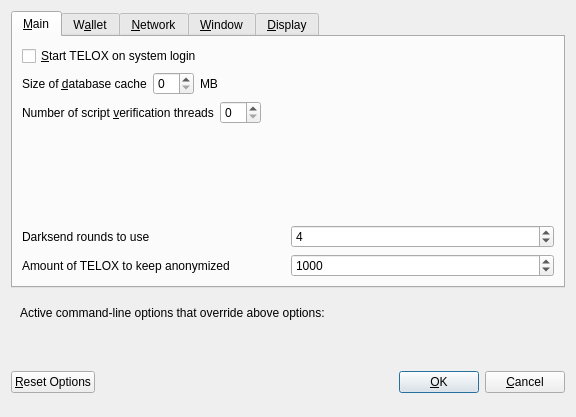
<?xml version="1.0" encoding="UTF-8"?>
<ui version="4.0">
 <class>OptionsDialog</class>
 <widget class="QDialog" name="OptionsDialog">
  <property name="geometry">
   <rect>
    <x>0</x>
    <y>0</y>
    <width>576</width>
    <height>417</height>
   </rect>
  </property>
  <property name="windowTitle">
   <string>Options</string>
  </property>
  <property name="modal">
   <bool>true</bool>
  </property>
  <layout class="QVBoxLayout" name="verticalLayout">
   <item>
    <widget class="QTabWidget" name="tabWidget">
     <property name="currentIndex">
      <number>0</number>
     </property>
     <widget class="QWidget" name="tabMain">
      <attribute name="title">
       <string>&amp;Main</string>
      </attribute>
      <layout class="QVBoxLayout" name="verticalLayout_Main">
       <item>
        <widget class="QCheckBox" name="bitcoinAtStartup">
         <property name="toolTip">
          <string>Automatically start TELOX after logging in to the system.</string>
         </property>
         <property name="text">
          <string>&amp;Start TELOX on system login</string>
         </property>
        </widget>
       </item>
       <item>
        <layout class="QHBoxLayout" name="horizontalLayout_2_Main">
         <item>
          <widget class="QLabel" name="databaseCacheLabel">
           <property name="text">
            <string>Size of &amp;database cache</string>
           </property>
           <property name="textFormat">
            <enum>Qt::PlainText</enum>
           </property>
           <property name="buddy">
            <cstring>databaseCache</cstring>
           </property>
          </widget>
         </item>
         <item>
          <widget class="QSpinBox" name="databaseCache"/>
         </item>
         <item>
          <widget class="QLabel" name="databaseCacheUnitLabel">
           <property name="text">
            <string>MB</string>
           </property>
           <property name="textFormat">
            <enum>Qt::PlainText</enum>
           </property>
          </widget>
         </item>
         <item>
          <spacer name="horizontalSpacer_2_Main">
           <property name="orientation">
            <enum>Qt::Horizontal</enum>
           </property>
           <property name="sizeHint" stdset="0">
            <size>
             <width>40</width>
             <height>20</height>
            </size>
           </property>
          </spacer>
         </item>
        </layout>
       </item>
       <item>
        <layout class="QHBoxLayout" name="horizontalLayout_3_Main">
         <item>
          <widget class="QLabel" name="threadsScriptVerifLabel">
           <property name="text">
            <string>Number of script &amp;verification threads</string>
           </property>
           <property name="textFormat">
            <enum>Qt::PlainText</enum>
           </property>
           <property name="buddy">
            <cstring>threadsScriptVerif</cstring>
           </property>
          </widget>
         </item>
         <item>
          <widget class="QSpinBox" name="threadsScriptVerif">
           <property name="toolTip">
            <string>(0 = auto, &lt;0 = leave that many cores free)</string>
           </property>
          </widget>
         </item>
         <item>
          <spacer name="horizontalSpacer_3_Main">
           <property name="orientation">
            <enum>Qt::Horizontal</enum>
           </property>
           <property name="sizeHint" stdset="0">
            <size>
             <width>40</width>
             <height>20</height>
            </size>
           </property>
          </spacer>
         </item>
        </layout>
       </item>
       <item>
        <spacer name="verticalSpacer_Main">
         <property name="orientation">
          <enum>Qt::Vertical</enum>
         </property>
         <property name="sizeHint" stdset="0">
          <size>
           <width>20</width>
           <height>40</height>
          </size>
         </property>
        </spacer>
       </item>
       <item>
        <layout class="QHBoxLayout" name="horizontalLayout_4_Main">
         <item>
          <widget class="QLabel" name="label">
           <property name="toolTip">
            <string>This setting determines the amount of individual masternodes that an input will be anonymized through.&lt;br/&gt;More rounds of anonymization gives a higher degree of privacy, but also costs more in fees.</string>
           </property>
           <property name="text">
            <string>Darksend rounds to use</string>
           </property>
          </widget>
         </item>
         <item>
          <widget class="QSpinBox" name="DarksendRounds">
           <property name="minimum">
            <number>2</number>
           </property>
           <property name="maximum">
            <number>8</number>
           </property>
           <property name="value">
            <number>4</number>
           </property>
          </widget>
         </item>
        </layout>
       </item>
       <item>
        <layout class="QHBoxLayout" name="horizontalLayout">
         <item>
          <widget class="QLabel" name="label_2">
           <property name="toolTip">
            <string>This amount acts as a threshold to turn off Darksend once it's reached.</string>
           </property>
           <property name="statusTip">
            <string notr="true"/>
           </property>
           <property name="whatsThis">
            <string notr="true"/>
           </property>
           <property name="accessibleName">
            <string notr="true"/>
           </property>
           <property name="accessibleDescription">
            <string notr="true"/>
           </property>
           <property name="text">
            <string>Amount of TELOX to keep anonymized</string>
           </property>
          </widget>
         </item>
         <item>
          <widget class="QSpinBox" name="anonymizeTELOX">
           <property name="minimum">
            <number>100</number>
           </property>
           <property name="maximum">
            <number>100000</number>
           </property>
           <property name="singleStep">
            <number>100</number>
           </property>
           <property name="value">
            <number>1000</number>
           </property>
          </widget>
         </item>
        </layout>
       </item>
      </layout>
     </widget>
     <widget class="QWidget" name="tabWallet">
      <attribute name="title">
       <string>W&amp;allet</string>
      </attribute>
      <layout class="QVBoxLayout" name="verticalLayout_Wallet">
       <item>
        <widget class="QGroupBox" name="groupBox">
         <property name="title">
          <string>Expert</string>
         </property>
         <layout class="QVBoxLayout" name="verticalLayout_2">
          <item>
           <widget class="QCheckBox" name="coinControlFeatures">
            <property name="toolTip">
             <string>Whether to show coin control features or not.</string>
            </property>
            <property name="text">
             <string>Enable coin &amp;control features</string>
            </property>
           </widget>
          </item>
          <item>
           <widget class="QCheckBox" name="showMasternodesTab">
            <property name="toolTip">
             <string>Show additional tab listing all your masternodes in first sub-tab&lt;br/&gt;and all masternodes on the network in second sub-tab.</string>
            </property>
            <property name="text">
             <string>Show Masternodes Tab</string>
            </property>
           </widget>
          </item>
          <item>
           <widget class="QCheckBox" name="spendZeroConfChange">
            <property name="toolTip">
             <string>If you disable the spending of unconfirmed change, the change from a transaction&lt;br/&gt;cannot be used until that transaction has at least one confirmation.&lt;br/&gt;This also affects how your balance is computed.</string>
            </property>
            <property name="text">
             <string>&amp;Spend unconfirmed change</string>
            </property>
           </widget>
          </item>
         </layout>
        </widget>
       </item>
       <item>
        <spacer name="verticalSpacer_Wallet">
         <property name="orientation">
          <enum>Qt::Vertical</enum>
         </property>
         <property name="sizeHint" stdset="0">
          <size>
           <width>20</width>
           <height>40</height>
          </size>
         </property>
        </spacer>
       </item>
      </layout>
     </widget>
     <widget class="QWidget" name="tabNetwork">
      <attribute name="title">
       <string>&amp;Network</string>
      </attribute>
      <layout class="QVBoxLayout" name="verticalLayout_Network">
       <item>
        <widget class="QCheckBox" name="mapPortUpnp">
         <property name="toolTip">
          <string>Automatically open the TELOX client port on the router. This only works when your router supports UPnP and it is enabled.</string>
         </property>
         <property name="text">
          <string>Map port using &amp;UPnP</string>
         </property>
        </widget>
       </item>
       <item>
        <widget class="QCheckBox" name="allowIncoming">
         <property name="toolTip">
          <string>Accept connections from outside</string>
         </property>
         <property name="text">
          <string>Allow incoming connections</string>
         </property>
        </widget>
       </item>
       <item>
        <widget class="QCheckBox" name="connectSocks">
         <property name="toolTip">
          <string>Connect to the TELOX network through a SOCKS5 proxy.</string>
         </property>
         <property name="text">
          <string>&amp;Connect through SOCKS5 proxy (default proxy):</string>
         </property>
        </widget>
       </item>
       <item>
        <layout class="QHBoxLayout" name="horizontalLayout_1_Network">
         <item>
          <widget class="QLabel" name="proxyIpLabel">
           <property name="text">
            <string>Proxy &amp;IP:</string>
           </property>
           <property name="textFormat">
            <enum>Qt::PlainText</enum>
           </property>
           <property name="buddy">
            <cstring>proxyIp</cstring>
           </property>
          </widget>
         </item>
         <item>
          <widget class="QValidatedLineEdit" name="proxyIp">
           <property name="minimumSize">
            <size>
             <width>140</width>
             <height>0</height>
            </size>
           </property>
           <property name="maximumSize">
            <size>
             <width>140</width>
             <height>16777215</height>
            </size>
           </property>
           <property name="toolTip">
            <string>IP address of the proxy (e.g. IPv4: 127.0.0.1 / IPv6: ::1)</string>
           </property>
          </widget>
         </item>
         <item>
          <widget class="QLabel" name="proxyPortLabel">
           <property name="text">
            <string>&amp;Port:</string>
           </property>
           <property name="textFormat">
            <enum>Qt::PlainText</enum>
           </property>
           <property name="buddy">
            <cstring>proxyPort</cstring>
           </property>
          </widget>
         </item>
         <item>
          <widget class="QLineEdit" name="proxyPort">
           <property name="minimumSize">
            <size>
             <width>55</width>
             <height>0</height>
            </size>
           </property>
           <property name="maximumSize">
            <size>
             <width>55</width>
             <height>16777215</height>
            </size>
           </property>
           <property name="toolTip">
            <string>Port of the proxy (e.g. 9050)</string>
           </property>
          </widget>
         </item>
         <item>
          <spacer name="horizontalSpacer_1_Network">
           <property name="orientation">
            <enum>Qt::Horizontal</enum>
           </property>
           <property name="sizeHint" stdset="0">
            <size>
             <width>40</width>
             <height>20</height>
            </size>
           </property>
          </spacer>
         </item>
        </layout>
       </item>
       <item>
        <spacer name="verticalSpacer_Network">
         <property name="orientation">
          <enum>Qt::Vertical</enum>
         </property>
         <property name="sizeHint" stdset="0">
          <size>
           <width>20</width>
           <height>40</height>
          </size>
         </property>
        </spacer>
       </item>
      </layout>
     </widget>
     <widget class="QWidget" name="tabWindow">
      <attribute name="title">
       <string>&amp;Window</string>
      </attribute>
      <layout class="QVBoxLayout" name="verticalLayout_Window">
       <item>
        <widget class="QCheckBox" name="minimizeToTray">
         <property name="toolTip">
          <string>Show only a tray icon after minimizing the window.</string>
         </property>
         <property name="text">
          <string>&amp;Minimize to the tray instead of the taskbar</string>
         </property>
        </widget>
       </item>
       <item>
        <widget class="QCheckBox" name="minimizeOnClose">
         <property name="toolTip">
          <string>Minimize instead of exit the application when the window is closed. When this option is enabled, the application will be closed only after selecting Quit in the menu.</string>
         </property>
         <property name="text">
          <string>M&amp;inimize on close</string>
         </property>
        </widget>
       </item>
       <item>
        <spacer name="verticalSpacer_Window">
         <property name="orientation">
          <enum>Qt::Vertical</enum>
         </property>
         <property name="sizeHint" stdset="0">
          <size>
           <width>20</width>
           <height>40</height>
          </size>
         </property>
        </spacer>
       </item>
      </layout>
     </widget>
     <widget class="QWidget" name="tabDisplay">
      <attribute name="title">
       <string>&amp;Display</string>
      </attribute>
      <layout class="QVBoxLayout" name="verticalLayout_Display">
       <item>
        <layout class="QHBoxLayout" name="horizontalLayout_1_Display">
         <item>
          <widget class="QLabel" name="langLabel">
           <property name="text">
            <string>User Interface &amp;language:</string>
           </property>
           <property name="textFormat">
            <enum>Qt::PlainText</enum>
           </property>
           <property name="buddy">
            <cstring>lang</cstring>
           </property>
          </widget>
         </item>
         <item>
          <widget class="QValueComboBox" name="lang">
           <property name="toolTip">
            <string>The user interface language can be set here. This setting will take effect after restarting TELOX.</string>
           </property>
          </widget>
         </item>
        </layout>
       </item>
       <item>
        <widget class="QLabel" name="label_3">
         <property name="toolTip">
          <string notr="true"/>
         </property>
         <property name="statusTip">
          <string notr="true"/>
         </property>
         <property name="whatsThis">
          <string notr="true"/>
         </property>
         <property name="accessibleName">
          <string notr="true"/>
         </property>
         <property name="text">
          <string>Language missing or translation incomplete? Help contributing translations here:
https://www.transifex.com/telox-project/telox-project-translations</string>
         </property>
         <property name="wordWrap">
          <bool>true</bool>
         </property>
         <property name="openExternalLinks">
          <bool>true</bool>
         </property>
         <property name="textInteractionFlags">
          <set>Qt::TextBrowserInteraction</set>
         </property>
        </widget>
       </item>
       <item>
        <layout class="QHBoxLayout" name="horizontalLayout_4_Display" stretch="0,0">
         <item>
          <widget class="QLabel" name="themeLabel">
           <property name="text">
            <string>User Interface Theme:</string>
           </property>
          </widget>
         </item>
         <item>
          <widget class="QValueComboBox" name="theme"/>
         </item>
        </layout>
       </item>
       <item>
        <widget class="Line" name="line">
         <property name="orientation">
          <enum>Qt::Horizontal</enum>
         </property>
        </widget>
       </item>
       <item>
        <layout class="QHBoxLayout" name="horizontalLayout_2_Display">
         <item>
          <widget class="QLabel" name="unitLabel">
           <property name="text">
            <string>&amp;Unit to show amounts in:</string>
           </property>
           <property name="textFormat">
            <enum>Qt::PlainText</enum>
           </property>
           <property name="buddy">
            <cstring>unit</cstring>
           </property>
          </widget>
         </item>
         <item>
          <widget class="QValueComboBox" name="unit">
           <property name="toolTip">
            <string>Choose the default subdivision unit to show in the interface and when sending coins.</string>
           </property>
          </widget>
         </item>
        </layout>
       </item>
       <item>
        <layout class="QHBoxLayout" name="horizontalLayout_5_Display">
         <item>
          <widget class="QLabel" name="digitsLabel">
           <property name="text">
            <string>Decimal digits</string>
           </property>
          </widget>
         </item>
         <item>
          <widget class="QValueComboBox" name="digits"/>
         </item>
        </layout>
       </item>
       <item>
        <layout class="QHBoxLayout" name="horizontalLayout_3_Display">
         <item>
          <widget class="QLabel" name="thirdPartyTxUrlsLabel">
           <property name="toolTip">
            <string>Third party URLs (e.g. a block explorer) that appear in the transactions tab as context menu items. %s in the URL is replaced by transaction hash. Multiple URLs are separated by vertical bar |.</string>
           </property>
           <property name="text">
            <string>Third party transaction URLs</string>
           </property>
           <property name="buddy">
            <cstring>thirdPartyTxUrls</cstring>
           </property>
          </widget>
         </item>
         <item>
          <widget class="QLineEdit" name="thirdPartyTxUrls">
           <property name="toolTip">
            <string>Third party URLs (e.g. a block explorer) that appear in the transactions tab as context menu items. %s in the URL is replaced by transaction hash. Multiple URLs are separated by vertical bar |.</string>
           </property>
          </widget>
         </item>
        </layout>
       </item>
       <item>
        <spacer name="verticalSpacer">
         <property name="orientation">
          <enum>Qt::Vertical</enum>
         </property>
         <property name="sizeHint" stdset="0">
          <size>
           <width>20</width>
           <height>40</height>
          </size>
         </property>
        </spacer>
       </item>
      </layout>
     </widget>
    </widget>
   </item>
   <item>
    <widget class="QFrame" name="frame">
     <layout class="QVBoxLayout" name="verticalLayout_Bottom">
      <item>
       <layout class="QHBoxLayout" name="horizontalLayout_Bottom">
        <item>
         <widget class="QLabel" name="overriddenByCommandLineInfoLabel">
          <property name="text">
           <string>Active command-line options that override above options:</string>
          </property>
          <property name="textFormat">
           <enum>Qt::PlainText</enum>
          </property>
         </widget>
        </item>
        <item>
         <spacer name="horizontalSpacer_Bottom">
          <property name="orientation">
           <enum>Qt::Horizontal</enum>
          </property>
          <property name="sizeHint" stdset="0">
           <size>
            <width>40</width>
            <height>20</height>
           </size>
          </property>
         </spacer>
        </item>
       </layout>
      </item>
      <item>
       <widget class="QLabel" name="overriddenByCommandLineLabel">
        <property name="text">
         <string/>
        </property>
        <property name="textFormat">
         <enum>Qt::PlainText</enum>
        </property>
        <property name="wordWrap">
         <bool>true</bool>
        </property>
       </widget>
      </item>
     </layout>
    </widget>
   </item>
   <item>
    <layout class="QHBoxLayout" name="horizontalLayout_Buttons">
     <item>
      <widget class="QPushButton" name="resetButton">
       <property name="toolTip">
        <string>Reset all client options to default.</string>
       </property>
       <property name="text">
        <string>&amp;Reset Options</string>
       </property>
       <property name="autoDefault">
        <bool>false</bool>
       </property>
      </widget>
     </item>
     <item>
      <spacer name="horizontalSpacer_1">
       <property name="orientation">
        <enum>Qt::Horizontal</enum>
       </property>
       <property name="sizeHint" stdset="0">
        <size>
         <width>40</width>
         <height>48</height>
        </size>
       </property>
      </spacer>
     </item>
     <item>
      <widget class="QLabel" name="statusLabel">
       <property name="minimumSize">
        <size>
         <width>200</width>
         <height>0</height>
        </size>
       </property>
       <property name="font">
        <font>
         <weight>75</weight>
         <bold>true</bold>
        </font>
       </property>
       <property name="text">
        <string/>
       </property>
       <property name="textFormat">
        <enum>Qt::PlainText</enum>
       </property>
       <property name="wordWrap">
        <bool>true</bool>
       </property>
      </widget>
     </item>
     <item>
      <spacer name="horizontalSpacer_2">
       <property name="orientation">
        <enum>Qt::Horizontal</enum>
       </property>
       <property name="sizeHint" stdset="0">
        <size>
         <width>40</width>
         <height>48</height>
        </size>
       </property>
      </spacer>
     </item>
     <item>
      <widget class="QPushButton" name="okButton">
       <property name="text">
        <string>&amp;OK</string>
       </property>
       <property name="autoDefault">
        <bool>false</bool>
       </property>
       <property name="default">
        <bool>true</bool>
       </property>
      </widget>
     </item>
     <item>
      <widget class="QPushButton" name="cancelButton">
       <property name="text">
        <string>&amp;Cancel</string>
       </property>
       <property name="autoDefault">
        <bool>false</bool>
       </property>
      </widget>
     </item>
    </layout>
   </item>
  </layout>
 </widget>
 <customwidgets>
  <customwidget>
   <class>QValidatedLineEdit</class>
   <extends>QLineEdit</extends>
   <header>qvalidatedlineedit.h</header>
  </customwidget>
  <customwidget>
   <class>QValueComboBox</class>
   <extends>QComboBox</extends>
   <header>qvaluecombobox.h</header>
  </customwidget>
 </customwidgets>
 <resources/>
 <connections/>
</ui>
